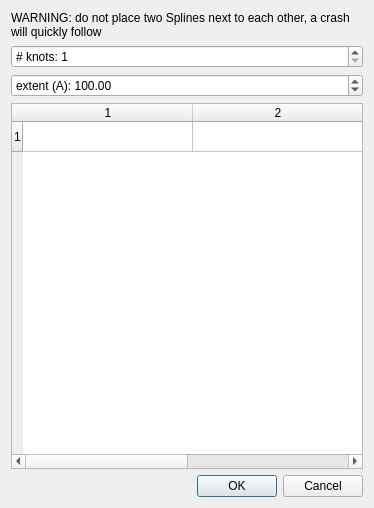
<?xml version="1.0" encoding="UTF-8"?>
<ui version="4.0">
 <class>Dialog</class>
 <widget class="QDialog" name="Dialog">
  <property name="windowModality">
   <enum>Qt::WindowModal</enum>
  </property>
  <property name="geometry">
   <rect>
    <x>0</x>
    <y>0</y>
    <width>374</width>
    <height>508</height>
   </rect>
  </property>
  <property name="windowTitle">
   <string>Dialog</string>
  </property>
  <layout class="QGridLayout" name="gridLayout">
   <item row="1" column="0">
    <widget class="QSpinBox" name="num_knots">
     <property name="suffix">
      <string/>
     </property>
     <property name="prefix">
      <string># knots: </string>
     </property>
     <property name="minimum">
      <number>1</number>
     </property>
     <property name="maximum">
      <number>20</number>
     </property>
    </widget>
   </item>
   <item row="2" column="0">
    <widget class="QDoubleSpinBox" name="extent">
     <property name="prefix">
      <string>extent (A): </string>
     </property>
     <property name="decimals">
      <number>2</number>
     </property>
     <property name="maximum">
      <double>10000.000000000000000</double>
     </property>
     <property name="value">
      <double>100.000000000000000</double>
     </property>
    </widget>
   </item>
   <item row="3" column="0">
    <widget class="QTableWidget" name="knots">
     <property name="rowCount">
      <number>1</number>
     </property>
     <property name="columnCount">
      <number>2</number>
     </property>
     <attribute name="horizontalHeaderVisible">
      <bool>true</bool>
     </attribute>
     <attribute name="horizontalHeaderDefaultSectionSize">
      <number>170</number>
     </attribute>
     <attribute name="horizontalHeaderStretchLastSection">
      <bool>true</bool>
     </attribute>
     <attribute name="verticalHeaderVisible">
      <bool>true</bool>
     </attribute>
     <attribute name="verticalHeaderStretchLastSection">
      <bool>false</bool>
     </attribute>
     <row/>
     <column/>
     <column/>
    </widget>
   </item>
   <item row="4" column="0">
    <widget class="QDialogButtonBox" name="buttonBox">
     <property name="orientation">
      <enum>Qt::Horizontal</enum>
     </property>
     <property name="standardButtons">
      <set>QDialogButtonBox::Cancel|QDialogButtonBox::Ok</set>
     </property>
    </widget>
   </item>
   <item row="0" column="0">
    <widget class="QLabel" name="label">
     <property name="text">
      <string>WARNING: do not place two Splines next to each other, a crash will quickly follow</string>
     </property>
     <property name="wordWrap">
      <bool>true</bool>
     </property>
    </widget>
   </item>
  </layout>
 </widget>
 <resources/>
 <connections>
  <connection>
   <sender>buttonBox</sender>
   <signal>accepted()</signal>
   <receiver>Dialog</receiver>
   <slot>accept()</slot>
   <hints>
    <hint type="sourcelabel">
     <x>248</x>
     <y>254</y>
    </hint>
    <hint type="destinationlabel">
     <x>157</x>
     <y>274</y>
    </hint>
   </hints>
  </connection>
  <connection>
   <sender>buttonBox</sender>
   <signal>rejected()</signal>
   <receiver>Dialog</receiver>
   <slot>reject()</slot>
   <hints>
    <hint type="sourcelabel">
     <x>316</x>
     <y>260</y>
    </hint>
    <hint type="destinationlabel">
     <x>286</x>
     <y>274</y>
    </hint>
   </hints>
  </connection>
 </connections>
</ui>
